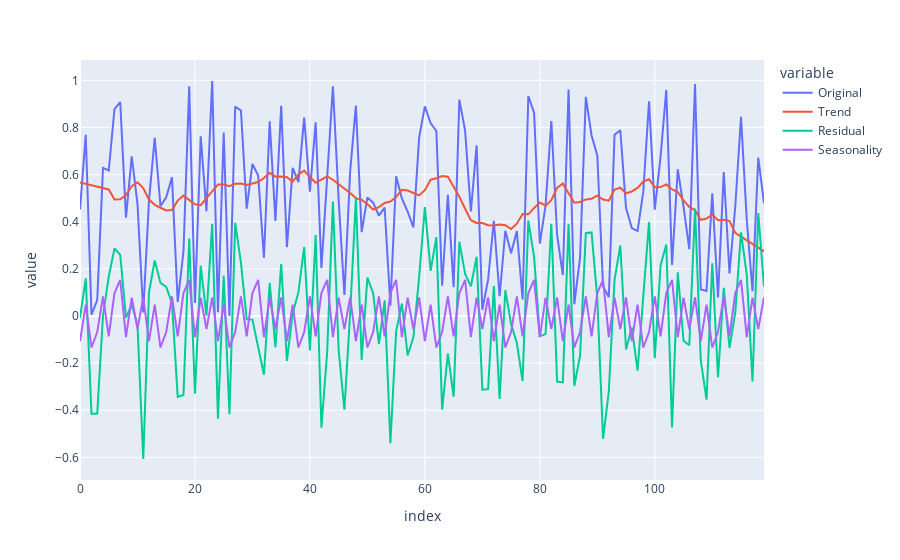

The cell this chart's notebook holds for it:
### Code cell
# | hide
import plotly.express as px

x = torch.rand(1, 1, 12 * 10)
# x = torch.tensor(df.y.values).view(1,-1)
trend, seasonality, residual = SeriesDecompose(kernel_size=13)(x)
ts = pd.DataFrame(
    {
        "Original": x.flatten().numpy(),
        "Trend": trend.flatten().cpu().numpy(),
        "Residual": residual.flatten().cpu().numpy(),
        "Seasonality": seasonality.flatten().cpu().numpy(),
    }
)
px.line(ts)
